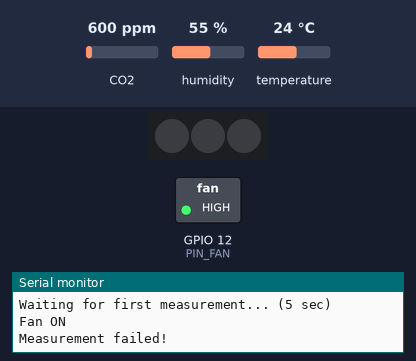
Bench run of a sketch on a simulated ESP32. Shown: 3 RGB LEDs in strip order, left to right, switched loads named in the sketch (green lamp = pin HIGH), the last lines printed to the serial monitor. The inputs (shaded band) are chosen by the test bench; at power-on: CO2 600 ppm, humidity 55 %, temperature 24 °C. Dim RGB values are drawn brighter than linear.

Above: at 16.8 s.
17.2 s: CO2 set to 1050 ppm
At 17.4 s:
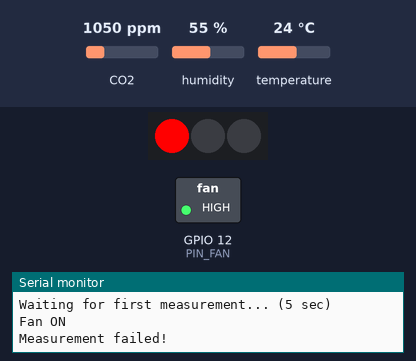
At 21.0 s:
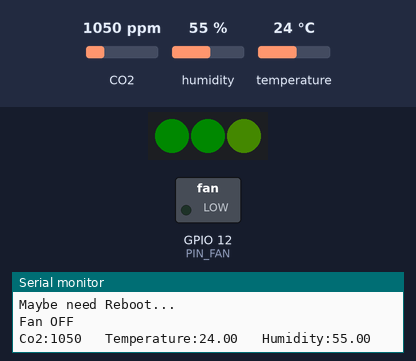
Timing chart, 0 to 22.5 s (numbered marks = the images above; inputs shaded):
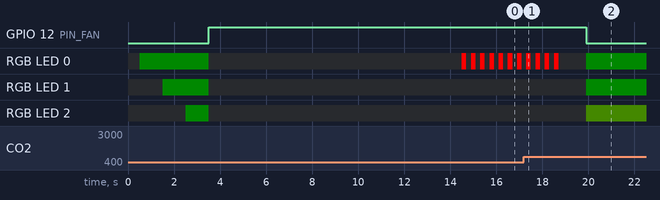

The sketch:

VINDRIKTNING_plus_Scd4x.ino
```cpp
#include "pm1006.h"
#include <Adafruit_NeoPixel.h>
#include <SensirionI2CScd4x.h>
#include <Wire.h>

#define PIN_FAN 12
#define PIN_LED 25
#define RXD2 16
#define TXD2 17

#define BRIGHTNESS 10

#define PM_LED 1
#define TEMP_LED 2
#define CO2_LED 3

static PM1006 pm1006(&Serial2);
Adafruit_NeoPixel rgbWS = Adafruit_NeoPixel(3, PIN_LED, NEO_GRB + NEO_KHZ800);
SensirionI2CScd4x scd4x;

void setup() {
  pinMode(PIN_FAN, OUTPUT); // Fan
  rgbWS.begin(); // WS2718
  rgbWS.setBrightness(BRIGHTNESS);

  Serial.begin(115200);
  Serial2.begin(9600, SERIAL_8N1, RXD2, TXD2);

  Wire.begin();
  uint16_t error;
  char errorMessage[256];
  scd4x.begin(Wire);

  Serial.println("Start...");
  delay(500);
  Serial.println("1. LED Green");
  setColorWS(0, 255, 0, PM_LED);
  delay(1000);
  Serial.println("2. LED Green");
  setColorWS(0, 255, 0, 2);
  delay(1000);
  Serial.println("3. LED Green");
  setColorWS(0, 255, 0, 3);
  delay(1000);
  setColorWS(0, 0, 0, 1);
  setColorWS(0, 0, 0, 2);
  setColorWS(0, 0, 0, 3);

  // stop potentially previously started measurement
  error = scd4x.stopPeriodicMeasurement();
  if (error) {
      Serial.print("SCD41 Error trying to execute stopPeriodicMeasurement(): ");
      errorToString(error, errorMessage, 256);
      Serial.println(errorMessage);
      alert(CO2_LED);
  }

  uint16_t serial0;
  uint16_t serial1;
  uint16_t serial2;
  error = scd4x.getSerialNumber(serial0, serial1, serial2);
  if (error) {
      Serial.print("SCD41 Error trying to execute getSerialNumber(): ");
      errorToString(error, errorMessage, 256);
      Serial.println(errorMessage);
      alert(CO2_LED);
  } else {
      printSerialNumber(serial0, serial1, serial2);
  }

  // Start Measurement
  error = scd4x.startPeriodicMeasurement();
  if (error) {
      Serial.print("SCD41 Error trying to execute startPeriodicMeasurement(): ");
      errorToString(error, errorMessage, 256);
      Serial.println(errorMessage);
      alert(CO2_LED);
  }

  Serial.println("Waiting for first measurement... (5 sec)");
}

void loop() {
  uint16_t error;
  char errorMessage[256];

  digitalWrite(PIN_FAN, HIGH);
  Serial.println("Fan ON");
  delay(10000);

  uint16_t pm2_5;
  if (pm1006.read_pm25(&pm2_5)) {
    printf("PM2.5 = %u\n", pm2_5);
  } else {
    Serial.println("Measurement failed!");
    alert(PM_LED);
  }

  delay(1000);
  digitalWrite(PIN_FAN, LOW);
  Serial.println("Fan OFF");

  uint16_t co2;
  float temperature;
  float humidity;
  error = scd4x.readMeasurement(co2, temperature, humidity);
  if (error) {
    Serial.print("SCD41 Error trying to execute readMeasurement(): ");
    errorToString(error, errorMessage, 256);
    Serial.println(errorMessage);
    alert(CO2_LED);
  } else if (co2 == 0) {
    Serial.println("Invalid sample detected, skipping.");
  } else {
    //temperature = temperature -4.0;

    Serial.print("Co2:");
    Serial.print(co2);
    Serial.print("\t");
    Serial.print(" Temperature:");
    Serial.print(temperature);
    Serial.print("\t");
    Serial.print(" Humidity:");
    Serial.println(humidity);

    if(co2 < 1000){
      setColorWS(0, 255, 0, CO2_LED);
    }

    if((co2 >= 1000) && (co2 < 1200)){
      setColorWS(128, 255, 0, CO2_LED);
    }

    if((co2 >= 1200) && (co2 < 1500)){
    setColorWS(255, 255, 0, CO2_LED);
    }

    if((co2 >= 1500) && (co2 < 2000)){
      setColorWS(255, 128, 0, CO2_LED);
    }

    if(co2 >= 2000){
      setColorWS(255, 0, 0, CO2_LED);
    }

    if(temperature < 23.0){
      setColorWS(0, 0, 255, TEMP_LED);
    }

    if((temperature >= 23.0) && (temperature < 28.0)){
      setColorWS(0, 255, 0, TEMP_LED);
    }

    if(temperature >= 28.0){
      setColorWS(255, 0, 0, TEMP_LED);
    }
  }

  // PM LED
  if(pm2_5 < 30){
    setColorWS(0, 255, 0, PM_LED);
  }

  if((pm2_5 >= 30) && (pm2_5 < 40)){
    setColorWS(128, 255, 0, PM_LED);
  }

  if((pm2_5 >= 40) && (pm2_5 < 80)){
  setColorWS(255, 255, 0, PM_LED);
  }

  if((pm2_5 >= 80) && (pm2_5 < 90)){
    setColorWS(255, 128, 0, PM_LED);
  }

  if(pm2_5 >= 90){
    setColorWS(255, 0, 0, PM_LED);
  }

  delay(60000);
}

void alert(int id){
  int i = 0;
  while (1){
     if (i > 10){
      Serial.println("Maybe need Reboot...");
      //ESP.restart();
      break;
     }
     rgbWS.setBrightness(255);
     setColorWS(255, 0, 0, id);
     delay(200);
     rgbWS.setBrightness(BRIGHTNESS);
     setColorWS(0, 0, 0, id);
     delay(200);
     i++;
  }
}

void setColorWS(byte r, byte g, byte b, int id) {  // r = hodnota cervene, g = hodnota zelene, b = hodnota modre, id = cislo LED v poradi, kterou budeme nastavovat(1 = 1. LED, 2 = 2. LED atd.)
  uint32_t rgb;
  rgb = rgbWS.Color(r, g, b); // Konverze vstupnich hodnot R, G, B do pomocne promenne
  rgbWS.setPixelColor(id - 1, rgb); // Nastavi pozadovanou barvu pro konkretni led = pozice LED zacinaji od nuly
  rgbWS.show();  // Zaktualizuje barvu
}

void printUint16Hex(uint16_t value) {
    Serial.print(value < 4096 ? "0" : "");
    Serial.print(value < 256 ? "0" : "");
    Serial.print(value < 16 ? "0" : "");
    Serial.print(value, HEX);
}

void printSerialNumber(uint16_t serial0, uint16_t serial1, uint16_t serial2) {
    Serial.print("SCD41 Serial: 0x");
    printUint16Hex(serial0);
    printUint16Hex(serial1);
    printUint16Hex(serial2);
    Serial.println();
}
```

pm1006.cpp
```cpp
#include <Arduino.h>

#include <stdbool.h>
#include <stdint.h>
#include <string.h>

#include "pm1006.h"

#define DEFAULT_TIMEOUT 1000

PM1006::PM1006(Stream * serial, bool debug)
{
    _serial = serial;
    _debug = debug;

    _state = PM1006_HEADER;
    _rxlen = 0;
    _index = 0;
    memset(_rxbuf, 0, sizeof(_rxbuf));
    memset(_txbuf, 0, sizeof(_txbuf));
    _checksum = 0;
}

bool PM1006::read_pm25(uint16_t *pm)
{
    uint8_t cmd[] = {0x0B, 0x01};
    if (send_command(2, cmd) && (_rxlen > 4) && (_rxbuf[0] == cmd[0])) {
        *pm = (_rxbuf[3] << 8) + _rxbuf[4];
        return true;
    }
    return false;
}

// sends a command and waits for response, returns length of response
bool PM1006::send_command(size_t cmd_len, const uint8_t *cmd_data)
{
    // build and send command
    int txlen = build_tx(cmd_len, cmd_data);
    _serial->write(_txbuf, txlen);

    // wait for response
    unsigned long start = millis();
    while ((millis() - start) < DEFAULT_TIMEOUT) {
        while (_serial->available()) {
            char c = _serial->read();
            if (process_rx(c)) {
                return true;
            }
        }
        yield();
    }

    // timeout
    return false;
}

// builds a tx buffer, returns length of tx data
int PM1006::build_tx(size_t cmd_len, const uint8_t *cmd_data)
{
    int len = 0;
    _txbuf[len++] = 0x11;
    _txbuf[len++] = cmd_len;
    for (size_t i = 0; i < cmd_len; i++) {
        _txbuf[len++] = cmd_data[i];
    }
    uint8_t sum = 0;
    for (int i = 0; i < len; i++) {
        sum += _txbuf[i];
    }
    _txbuf[len++] = (256 - sum) & 0xFF;
    return len;
}

// processes one rx character, returns true if a valid frame was found
bool PM1006::process_rx(uint8_t c)
{
    switch (_state) {
    case PM1006_HEADER:
        _checksum = c;
        if (c == 0x16) {
            _state = PM1006_LENGTH;
        }
        break;

    case PM1006_LENGTH:
        _checksum += c;
        if (c <= sizeof(_rxbuf)) {
            _rxlen = c;
            _index = 0;
            _state = (_rxlen > 0) ? PM1006_DATA : PM1006_CHECK;
        } else {
            _state = PM1006_HEADER;
        }
        break;

    case PM1006_DATA:
        _checksum += c;
        _rxbuf[_index++] = c;
        if (_index == _rxlen) {
            _state = PM1006_CHECK;
        }
        break;

    case PM1006_CHECK:
        _checksum += c;
        _state = PM1006_HEADER;
        return (_checksum == 0);

    default:
        _state = PM1006_HEADER;
        break;
    }
    return false;
}
```

pm1006.h
```cpp
#include <Arduino.h>

#include <stdbool.h>
#include <stdint.h>

typedef enum {
    PM1006_HEADER,
    PM1006_LENGTH,
    PM1006_DATA,
    PM1006_CHECK
} pm1006_state_t;

class PM1006 {

private:
    Stream *_serial;
    bool _debug;

    pm1006_state_t _state;
    size_t _rxlen;
    size_t _index;
    uint8_t _txbuf[16];
    uint8_t _rxbuf[20];
    uint8_t _checksum;

    bool send_command(size_t cmd_len, const uint8_t *cmd_data);
    int build_tx(size_t cmd_len, const uint8_t *cmd_data);
    bool process_rx(uint8_t c);

public:
    static const int BIT_RATE = 9600;

    /**
     * Constructor.
     *
     * @param serial the serial port, NOTE: the serial port has to be configured for a bit rate of PM1006::BIT_RATE !
     */
    explicit PM1006(Stream *serial, bool debug = false);

     /**
     * Reads the PM2.5 value (plus some other yet unknown parameters)
     *
     * @param pm the PM2.5 value
     * @return true if the value was read successfully
     */
    bool read_pm25(uint16_t *pm);

};
```
